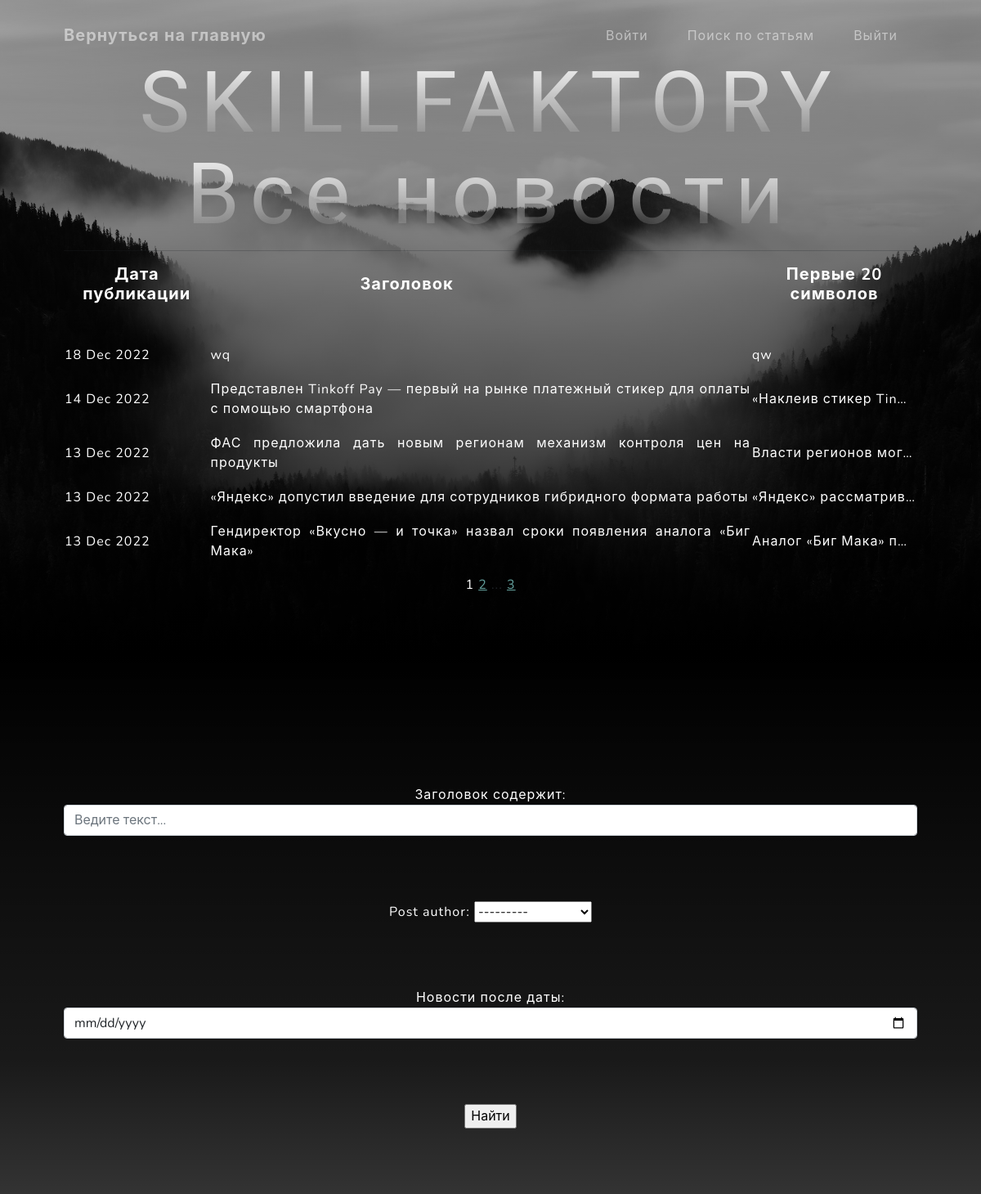
Page /news/ on the committed database.
### news/models.py (models this page shows, shortened)
class Post(models.Model):
    news = "NS"
    papers = "PP"
    event_choose = [(news, "Новость"), (papers, "Статья")]
    post_author = models.ForeignKey(Author, on_delete=models.CASCADE)
    categories = models.ManyToManyField(Category, through=PostCategory)
    time_in_post = models.DateTimeField(auto_now_add=True)
    event = models.CharField(choices=event_choose, max_length=2)
    title = models.CharField(max_length=199)
    post_text = models.TextField()
    post_rating = models.IntegerField(default=0)

### news/views.py (the view)
# urls.py: path('', PostList.as_view(), name='news_list'),
class PostList(ListView):
      model = Post
      ordering = '-time_in_post'
      template_name = 'news.html'
      context_object_name = 'post'
      paginate_by = 5
      def get_queryset(self):
          queryset = super().get_queryset()
          self.filterset = PostFilter(self.request.GET, queryset)
          return self.filterset.qs
      def get_context_data(self, **kwargs):
          context = super().get_context_data(**kwargs)
          context['filterset'] = self.filterset
          return context

### templates/news.html (shortened to what this page needs)
{% extends 'flatpages/default.html' %}
{% block content %}
   <h1>Все новости</h1>
   <hr>
    <span style="color: #ffffff;">
   {% if post %}
       <table>
           <tr>
               <td><h2><strong>Дата публикации</strong></h2><p>&nbsp;</p></td>
               <td><h2><strong>Заголовок</strong></h2><p>&nbsp;</p></td>
               <td><h2><strong>Первые 20 символов</strong></h2><p>&nbsp;</p></td>
           </tr>
           {% for postss in post %}
               <td><p style="text-align: justify;">{{ postss.time_in_post|date:'d M Y'  }}</p></td>
               <td><p style="text-align: justify;">{{ postss.title}}</p></td>
               <td><p style="text-align: justify;">{{ postss.post_text|truncatechars:20 }}</p></td>
           {% endfor %}
      </table>
   {% else %}
       <h2>Новостей нет!</h2>
   {% endif %}</span>
   <span style="color: #ffffff;">{{ page_obj.number }}</span>
   {% if page_obj.has_next %}
       <a href="?page={{ page_obj.next_page_number }}">{{ page_obj.next_page_number }}</a>
       {% if paginator.num_pages != page_obj.next_page_number %}
           ...
           <a href="?page={{ page_obj.paginator.num_pages }}">{{ page_obj.paginator.num_pages }}</a>
       {% endif %}
   {% endif %}
{% endblock content %}
{% block found %}
<span style="color: #ffffff;">
    <form action="" method="get">
        {{ filterset.form.as_p }}
        <input type="submit" value="Найти" />
    </form>
</span>
{% endblock found %}

### templates/flatpages/default.html (shortened to what this page needs)
<!DOCTYPE html>
<html lang="en">
    <head>
        {% load static %}
        <link href="{% static 'css/styles.css' %}" rel="stylesheet" />
    </head>
    <body id="page-top">
        <nav class="navbar navbar-expand-lg navbar-light fixed-top" id="mainNav">
            <div class="container px-4 px-lg-5">
                <a class="navbar-brand" href="/news">Вернуться на главную</a>
                <div class="collapse navbar-collapse" id="navbarResponsive">
                    <ul class="navbar-nav ms-auto">
                        <li class="nav-item"><a class="nav-link" href="/news/login/">Войти</a></li>
                        <li class="nav-item"><a class="nav-link" href="/news#Поиск">Поиск по статьям</a></li>
                        <li class="nav-item"><a class="nav-link" href="/news/logout/">Выйти</a></li>
                    </ul>
                </div>
            </div>
        </nav>
        <header class="masthead">
            <div class="container px-4 px-lg-5 d-flex h-100 align-items-center justify-content-center">
                <div class="d-flex justify-content-center">
                    <div class="text-center">
                        <h1 class="mx-auto my-0 text-uppercase"> SkillFaktory</h1>
                        <h2 class="text-white mx-auto">{% block content %}{% endblock content %}</h2>
                </div>
        </header>
        <section class="about-section text-center" id="Поиск">
            <div class="container px-4 px-lg-5">
                <div class="row gx-4 gx-lg-5 justify-content-left">{% block found %}{% endblock found %}
                    <div class="col-lg-">
                    </div>
                </div>
            </div>
        </section>
</html>

### rows in the picture
Post: time_in_post "18 Dec 2022", title "wq", post_text "qw"
Post: time_in_post "14 Dec 2022", title "Представлен Tinkoff Pay — первый на рынке платежный стикер для оплаты с помощью смартфона", post_text "«Наклеив стикер Tin…"
Post: time_in_post "13 Dec 2022", title "ФАС предложила дать новым регионам механизм контроля цен на продукты", post_text "Власти регионов мог…"
Post: time_in_post "13 Dec 2022", title "«Яндекс» допустил введение для сотрудников гибридного формата работы", post_text "«Яндекс» рассматрив…"
Post: time_in_post "13 Dec 2022", title "Гендиректор «Вкусно — и точка» назвал сроки появления аналога «Биг Мака»", post_text "Аналог «Биг Мака» п…"

### other values in the picture
{{ page_obj.number }} "1"
{{ page_obj.next_page_number }} "2"
{{ page_obj.paginator.num_pages }} "3"
